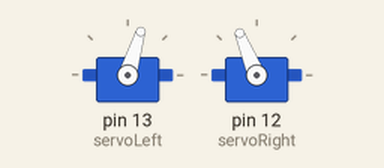
Recording of a sketch running on a simulated Arduino Uno, built with avr-gcc and run on an emulated ATmega328P. Parts: 2 × servo.

Above: at 0.05 s.
At 2.0 s:
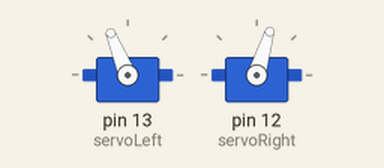
At 5.05 s:
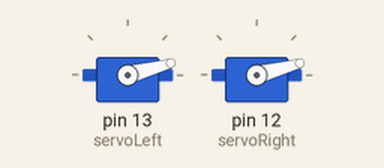
At 10.0 s:
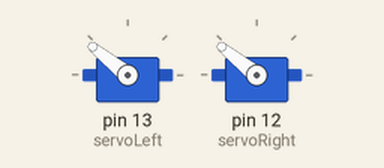
Timing chart, 0 to 13.0 s (numbered marks = the images above):
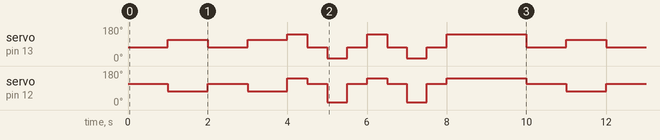

The sketch:

erk.ino
```cpp
#include <Servo.h>

Servo servoLeft;    // Declare left servo signal
Servo servoRight;   // Declare right servo signal

void setup() {
  Serial.begin(9600);
  // put your setup code here, to run once:
  servoLeft.attach(13);   // Attach left signal to pin 13
  servoRight.attach(12);    // Attach right signal to pin 12
}
  void Forward(){
    servoLeft.writeMicroseconds(1300);
    servoRight.writeMicroseconds(1700);
  }

  void Backward(){
    servoLeft.writeMicroseconds(1700);
    servoRight.writeMicroseconds(1300);
  }

  void Right(){
    servoLeft.writeMicroseconds(2000);
    servoRight.writeMicroseconds(2000);
  }

  void Left(){
    servoLeft.writeMicroseconds(700);
    servoRight.writeMicroseconds(700);
  }

void loop() {
  // put your main code here, to run repeatedly:
  // 1000 = fully counter-clockwise
  // 1500 = middle
  // 2000 = fully clockwise

  Forward();
  delay(1000);
  Backward();
  delay(1000);
  Forward();
  delay(1000);
  Backward();
  delay(1000);
  Right();
  delay(500);
  Forward();
  delay(500);
  Left();
  delay(500);
  Forward();
  delay(500);
  Right();
  delay(500);
  Forward();
  delay(500);
  Left();
  delay(500);
  Forward();
  delay(500);
  // Dance i guess
  Right();
  delay(2000);
}
```

Measured:
- by itself, servo on pin 13 (servoLeft): repeats every 10.0 s: 73° 1.0 s, 112° 1.0 s, 141° 0.50 s, 73° 0.50 s, 15° 0.50 s, 73° 0.50 s, 141° 0.50 s, 73° 0.50 s, 15° 0.50 s, 73° 0.50 s, 141° 2.0 s, 73° 1.0 s, 112° 1.0 s
- by itself, servo on pin 12 (servoRight): repeats every 10.0 s: 112° 1.0 s, 73° 1.0 s, 141° 0.50 s, 112° 0.50 s, 15° 0.50 s, 112° 0.50 s, 141° 0.50 s, 112° 0.50 s, 15° 0.50 s, 112° 0.50 s, 141° 2.0 s, 112° 1.0 s, 73° 1.0 s
